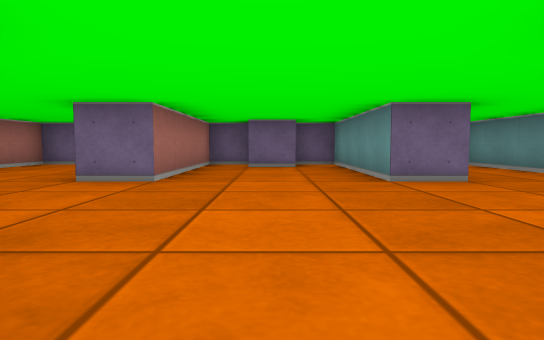
View 1 (above)

12 first-person views from a walk through a cub3D maze. The camera is about half as high as the walls, tilts 4° down and sees 75° across. The floor is counted in squares. Each view is taken from the middle of a square. On the plan, view 1 faces up. The plan holds only what a view shows up to about 9 squares ahead; the rest is blank.

View 2
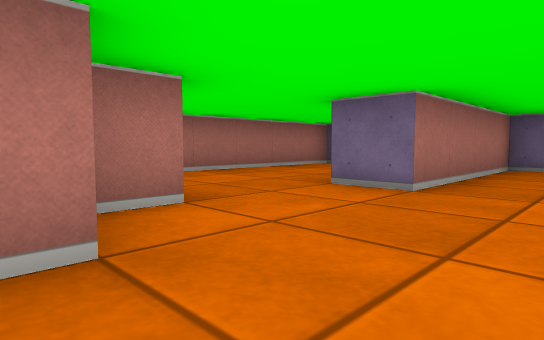

View 3
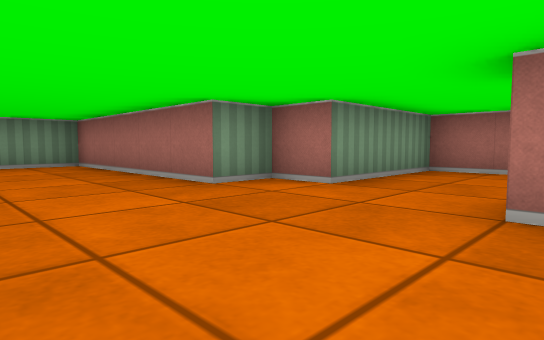

View 4
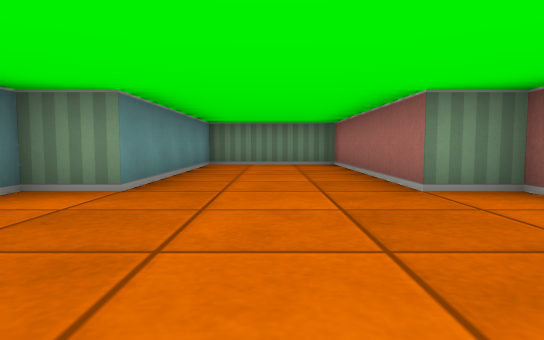

View 5
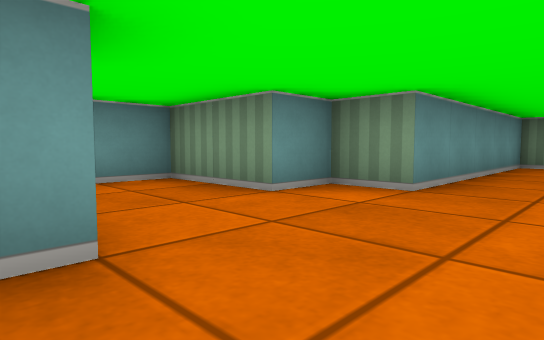

View 6
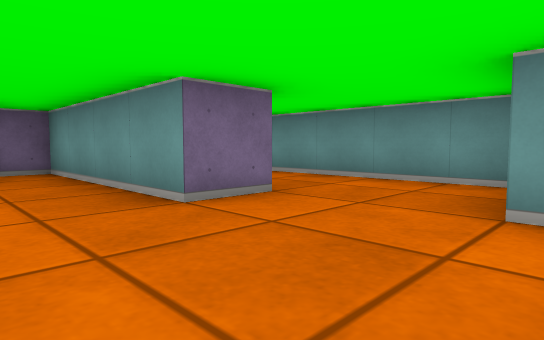

View 7
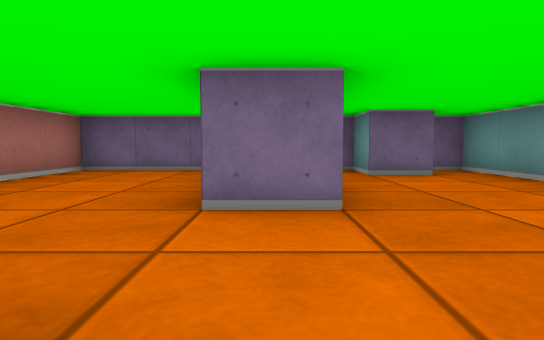

View 8
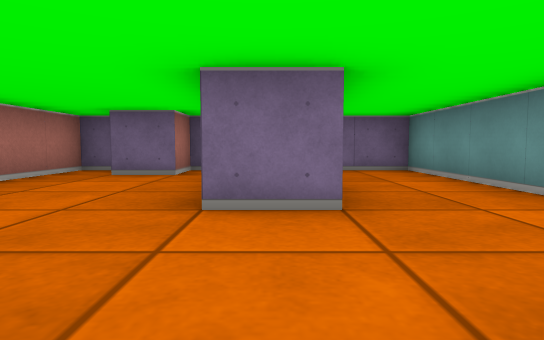

View 9
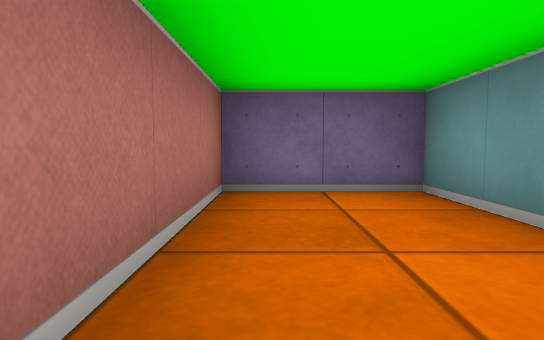

View 10
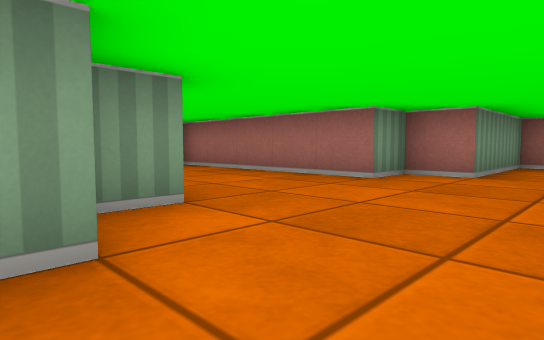

View 11
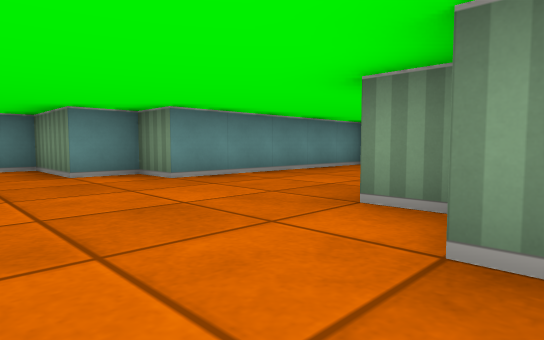

View 12
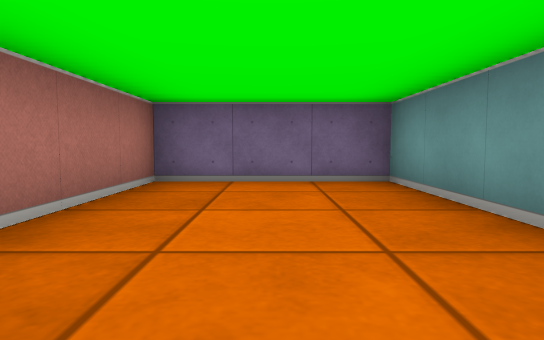

### Floor plan
Points are (right, up) in squares from view 1. A wall is a line through its corners. A room is listed if a view was taken in it or the views show most of it. See-through windows are left out.
Room 1 (views 1, 2, 3, 4, 5, 6, 7, 8, 9, 10, 11, 12)
walls: (2.6, 4.5) (1.5, 4.5) (1.5, 8.5) (0.5, 8.5) (0.5, 7.5) (-0.5, 7.5) (-0.5, 8.5) (-1.5, 8.5) (-1.5, 4.5) (-2.5, 4.5); (-2.5, 5.9) (-2.5, 8.5) (-5.5, 8.5) (-5.5, 2.5) (-2.5, 2.5) (-2.5, 1.5) (-1.5, 1.5) (-1.5, -3.5) (1.5, -3.5) (1.5, 1.5) (2.5, 1.5) (2.5, 2.5) (4.5, 2.5) (4.5, 8.5) (2.5, 8.5) (2.5, 5.6)

Where each view was taken, in squares from view 1:
view 1: 0 up, 0 right, facing up
view 2: 1 up, 0 right, facing up-left
view 3: 5 up, 1 right, facing down-left
view 4: 5 up, 0 right, facing down
view 5: 5 up, 0 right, facing down-right
view 6: 2 up, 0 right, facing up-right
view 7: 2 up, 2 left, facing up
view 8: 2 up, 2 right, facing up
view 9: 5 up, 3 right, facing up
view 10: 4 up, 3 right, facing down-left
view 11: 4 up, 3 left, facing down-right
view 12: 4 up, 4 left, facing up
